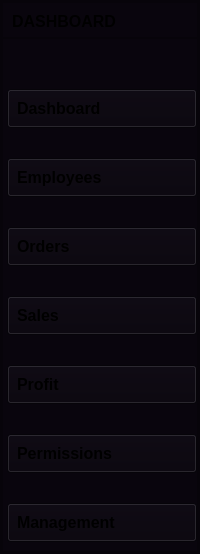
     <widget class="QFrame" name="sidebar">
      <property name="minimumSize">
       <size>
        <width>0</width>
        <height>0</height>
       </size>
      </property>
      <property name="maximumSize">
       <size>
        <width>200</width>
        <height>16777215</height>
       </size>
      </property>
      <property name="styleSheet">
       <string notr="true">background-color: rgb(9, 5, 13);</string>
      </property>
      <property name="frameShape">
       <enum>QFrame::StyledPanel</enum>
      </property>
      <property name="frameShadow">
       <enum>QFrame::Raised</enum>
      </property>
      <layout class="QVBoxLayout" name="verticalLayout_2">
       <property name="spacing">
        <number>0</number>
       </property>
       <property name="leftMargin">
        <number>0</number>
       </property>
       <property name="topMargin">
        <number>0</number>
       </property>
       <property name="rightMargin">
        <number>0</number>
       </property>
       <property name="bottomMargin">
        <number>0</number>
       </property>
       <item alignment="Qt::AlignTop">
        <widget class="QFrame" name="slide_menu">
         <property name="frameShape">
          <enum>QFrame::StyledPanel</enum>
         </property>
         <property name="frameShadow">
          <enum>QFrame::Raised</enum>
         </property>
         <layout class="QVBoxLayout" name="verticalLayout">
          <property name="spacing">
           <number>0</number>
          </property>
          <property name="leftMargin">
           <number>0</number>
          </property>
          <property name="topMargin">
           <number>0</number>
          </property>
          <property name="rightMargin">
           <number>0</number>
          </property>
          <property name="bottomMargin">
           <number>0</number>
          </property>
          <item alignment="Qt::AlignTop">
           <widget class="QFrame" name="logo_frame">
            <property name="frameShape">
             <enum>QFrame::StyledPanel</enum>
            </property>
            <property name="frameShadow">
             <enum>QFrame::Raised</enum>
            </property>
            <layout class="QHBoxLayout" name="horizontalLayout_2">
             <property name="spacing">
              <number>6</number>
             </property>
             <property name="leftMargin">
              <number>9</number>
             </property>
             <property name="topMargin">
              <number>9</number>
             </property>
             <property name="rightMargin">
              <number>6</number>
             </property>
             <property name="bottomMargin">
              <number>6</number>
             </property>
             <item>
              <widget class="QLabel" name="label_app_name">
               <property name="font">
                <font>
                 <pointsize>12</pointsize>
                 <bold>true</bold>
                </font>
               </property>
               <property name="text">
                <string>DASHBOARD</string>
               </property>
              </widget>
             </item>
             <item>
              <widget class="QLabel" name="icon_app">
               <property name="text">
                <string/>
               </property>
               <property name="pixmap">
                <pixmap resource="icons.qrc">:/icons/icons/github.svg</pixmap>
               </property>
              </widget>
             </item>
            </layout>
           </widget>
          </item>
          <item>
           <widget class="QFrame" name="sidebar_content_frame">
            <property name="sizePolicy">
             <sizepolicy hsizetype="Expanding" vsizetype="Fixed">
              <horstretch>0</horstretch>
              <verstretch>0</verstretch>
             </sizepolicy>
            </property>
            <property name="styleSheet">
             <string notr="true">QPushButton {
	text-align: left;
	margin-left: 4px;
	padding: 9px;
}

QPushButton:hover {
	background-color: rgb(19, 15, 23);
}</string>
            </property>
            <property name="frameShape">
             <enum>QFrame::StyledPanel</enum>
            </property>
            <property name="frameShadow">
             <enum>QFrame::Raised</enum>
            </property>
            <layout class="QVBoxLayout" name="verticalLayout_3">
             <property name="spacing">
              <number>30</number>
             </property>
             <property name="leftMargin">
              <number>0</number>
             </property>
             <property name="topMargin">
              <number>50</number>
             </property>
             <property name="rightMargin">
              <number>0</number>
             </property>
             <item>
              <widget class="QPushButton" name="button_dashboard">
               <property name="sizePolicy">
                <sizepolicy hsizetype="Maximum" vsizetype="Fixed">
                 <horstretch>0</horstretch>
                 <verstretch>0</verstretch>
                </sizepolicy>
               </property>
               <property name="minimumSize">
                <size>
                 <width>0</width>
                 <height>0</height>
                </size>
               </property>
               <property name="maximumSize">
                <size>
                 <width>300</width>
                 <height>16777215</height>
                </size>
               </property>
               <property name="font">
                <font>
                 <pointsize>12</pointsize>
                 <bold>true</bold>
                </font>
               </property>
               <property name="cursor">
                <cursorShape>PointingHandCursor</cursorShape>
               </property>
               <property name="layoutDirection">
                <enum>Qt::LeftToRight</enum>
               </property>
               <property name="styleSheet">
                <string notr="true"/>
               </property>
               <property name="text">
                <string>Dashboard</string>
               </property>
               <property name="icon">
                <iconset resource="icons.qrc">
                 <normaloff>:/icons/icons/airplay.svg</normaloff>:/icons/icons/airplay.svg</iconset>
               </property>
               <property name="iconSize">
                <size>
                 <width>20</width>
                 <height>20</height>
                </size>
               </property>
              </widget>
             </item>
             <item>
              <widget class="QPushButton" name="button_employees">
               <property name="maximumSize">
                <size>
                 <width>300</width>
                 <height>16777215</height>
                </size>
               </property>
               <property name="font">
                <font>
                 <pointsize>12</pointsize>
                 <bold>true</bold>
                </font>
               </property>
               <property name="cursor">
                <cursorShape>PointingHandCursor</cursorShape>
               </property>
               <property name="styleSheet">
                <string notr="true"/>
               </property>
               <property name="text">
                <string>Employees</string>
               </property>
               <property name="icon">
                <iconset resource="icons.qrc">
                 <normaloff>:/icons/icons/users.svg</normaloff>:/icons/icons/users.svg</iconset>
               </property>
               <property name="iconSize">
                <size>
                 <width>20</width>
                 <height>20</height>
                </size>
               </property>
              </widget>
             </item>
             <item>
              <widget class="QPushButton" name="button_orders">
               <property name="font">
                <font>
                 <pointsize>12</pointsize>
                 <bold>true</bold>
                </font>
               </property>
               <property name="cursor">
                <cursorShape>PointingHandCursor</cursorShape>
               </property>
               <property name="styleSheet">
                <string notr="true"/>
               </property>
               <property name="text">
                <string>Orders</string>
               </property>
               <property name="icon">
                <iconset resource="icons.qrc">
                 <normaloff>:/icons/icons/credit-card.svg</normaloff>:/icons/icons/credit-card.svg</iconset>
               </property>
               <property name="iconSize">
                <size>
                 <width>20</width>
                 <height>20</height>
                </size>
               </property>
              </widget>
             </item>
             <item>
              <widget class="QPushButton" name="button_sales">
               <property name="font">
                <font>
                 <pointsize>12</pointsize>
                 <bold>true</bold>
                </font>
               </property>
               <property name="cursor">
                <cursorShape>PointingHandCursor</cursorShape>
               </property>
               <property name="styleSheet">
                <string notr="true"/>
               </property>
               <property name="text">
                <string>Sales</string>
               </property>
               <property name="icon">
                <iconset resource="icons.qrc">
                 <normaloff>:/icons/icons/dollar-sign.svg</normaloff>:/icons/icons/dollar-sign.svg</iconset>
               </property>
               <property name="iconSize">
                <size>
                 <width>20</width>
                 <height>20</height>
                </size>
               </property>
              </widget>
             </item>
             <item>
              <widget class="QPushButton" name="button_profit">
               <property name="font">
                <font>
                 <pointsize>12</pointsize>
                 <bold>true</bold>
                </font>
               </property>
               <property name="cursor">
                <cursorShape>PointingHandCursor</cursorShape>
               </property>
               <property name="styleSheet">
                <string notr="true"/>
               </property>
               <property name="text">
                <string>Profit</string>
               </property>
               <property name="icon">
                <iconset resource="icons.qrc">
                 <normaloff>:/icons/icons/trending-up.svg</normaloff>:/icons/icons/trending-up.svg</iconset>
               </property>
               <property name="iconSize">
                <size>
                 <width>20</width>
                 <height>20</height>
                </size>
               </property>
              </widget>
             </item>
             <item>
              <widget class="QPushButton" name="button_permissions">
               <property name="font">
                <font>
                 <pointsize>12</pointsize>
                 <bold>true</bold>
                </font>
               </property>
               <property name="cursor">
                <cursorShape>PointingHandCursor</cursorShape>
               </property>
               <property name="styleSheet">
                <string notr="true"/>
               </property>
               <property name="text">
                <string>Permissions</string>
               </property>
               <property name="icon">
                <iconset resource="icons.qrc">
                 <normaloff>:/icons/icons/key.svg</normaloff>:/icons/icons/key.svg</iconset>
               </property>
               <property name="iconSize">
                <size>
                 <width>20</width>
                 <height>20</height>
                </size>
               </property>
              </widget>
             </item>
             <item>
              <widget class="QPushButton" name="button_management">
               <property name="font">
                <font>
                 <pointsize>12</pointsize>
                 <bold>true</bold>
                </font>
               </property>
               <property name="cursor">
                <cursorShape>PointingHandCursor</cursorShape>
               </property>
               <property name="styleSheet">
                <string notr="true"/>
               </property>
               <property name="text">
                <string>Management</string>
               </property>
               <property name="icon">
                <iconset resource="icons.qrc">
                 <normaloff>:/icons/icons/briefcase.svg</normaloff>:/icons/icons/briefcase.svg</iconset>
               </property>
               <property name="iconSize">
                <size>
                 <width>20</width>
                 <height>20</height>
                </size>
               </property>
              </widget>
             </item>
            </layout>
           </widget>
          </item>
         </layout>
        </widget>
       </item>
      </layout>
     </widget>
